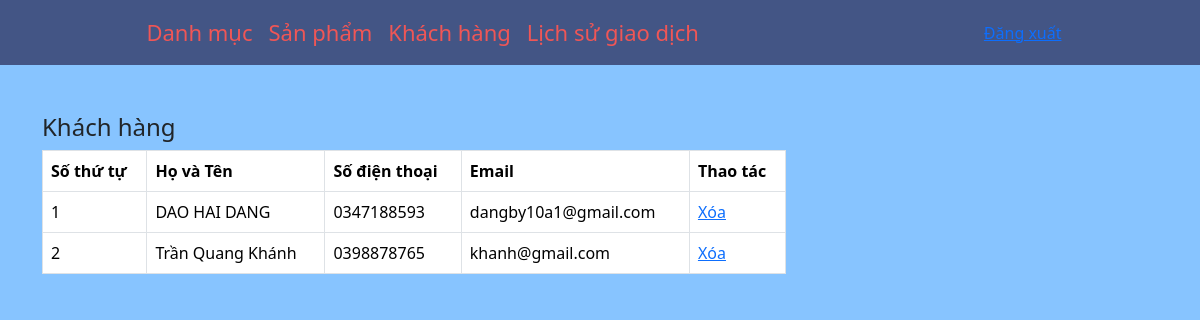
/admin/thongtinkhachhang.php, run on the app's committed database.
### tables this page shows
CREATE TABLE IF NOT EXISTS `user` (
  `email` varchar(100) NOT NULL,
  `fullname` varchar(100) NOT NULL,
  `phone_number` varchar(20) NOT NULL,
  `password` varchar(100) NOT NULL,
  `code_password` varchar(10) NOT NULL,
  `deleted` int NOT NULL,
  `avatar` varchar(50) NOT NULL,
  PRIMARY KEY (`email`)
);

### admin/thongtinkhachhang.php (the view, shortened to what this page needs)
<?php
	include('../database/connect.php');
?>
<?php
$sql = 'SELECT * FROM `user`';
$stmt = mysqli_stmt_init($connect);
if (mysqli_stmt_prepare($stmt, $sql)) {
    mysqli_stmt_execute($stmt);
    $result = mysqli_stmt_get_result($stmt);
?>
<!DOCTYPE html>
<html lang="en">
<head>
    <link href="../assets/css/boostrap.css" rel="stylesheet" type="text/css" media="all" />
</head>
<body style="background-color:#87C4FF">
    <nav class="navbar navbar-expand-lg navbar-light bg-light">
        <div class="collapse navbar-collapse" id="navbarNav">
            <ul class="navbar-nav">
                <li class="nav-item">
                    <a class="nav-link" href="xulydanhmuc.php">Danh mục</a>
                </li>
                <li class="nav-item">
                    <a class="nav-link" href="xulysanpham.php">Sản phẩm</a>
                </li>
                <li class="nav-item">
                    <a class="nav-link" href="thongtinkhachhang.php">Khách hàng</a>
                </li>
                <li class="nav-item">
                    <a class="nav-link" href="lichsugiaodich.php">Lịch sử giao dịch</a>
                </li>
            </ul>
            <div style="text-align:right">
                <a href="../include/login.php">Đăng xuất</a>
            </div>
        </div>
    </nav>
    <br><br>
    <div class="container">
        <div class="col-md-8">
            <h4>Khách hàng</h4>
            <table class="table table-bordered">
                <tr>
                    <th>Số thứ tự</th>
                    <th>Họ và Tên</th>
                    <th>Số điện thoại</th>
                    <th>Email</th>
                    <th>Thao tác</th>
                </tr>
                <?php
                $i=0;
                while ($row_user = mysqli_fetch_array($result)) {
                $i++;
            ?>
                <tr>
                    <td><?php echo $i?></td>
                    <td><?php echo $row_user['fullname']?></td>
                    <td><?php echo $row_user['phone_number']?></td>
                    <td><?php echo $row_user['email']?></td>
                    <td><a href="../admin/xoa.php?xoa=<?php echo $row_user['email']?>">Xóa</a> </td>
                </tr>
                <?php
                    }
        }
            ?>
            </table>
        </div>
    </div>
</body>
</html>

### data on the page
user: fullname "DAO HAI DANG", phone_number "0347188593", email "dangby10a1@gmail.com"
user: fullname "Trần Quang Khánh", phone_number "0398878765", email "khanh@gmail.com"
